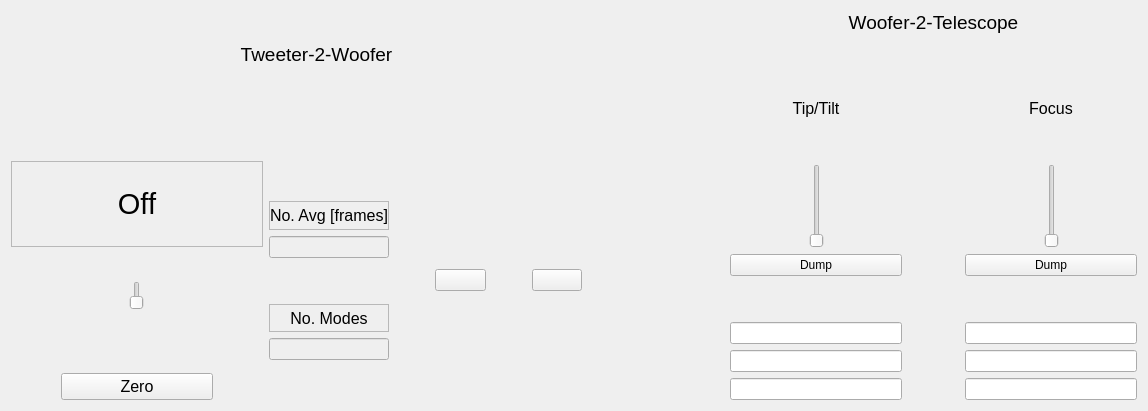
<?xml version="1.0" encoding="UTF-8"?>
<ui version="4.0">
 <class>offloadCtrl</class>
 <widget class="QWidget" name="offloadCtrl">
  <property name="geometry">
   <rect>
    <x>0</x>
    <y>0</y>
    <width>1148</width>
    <height>411</height>
   </rect>
  </property>
  <property name="windowTitle">
   <string>Form</string>
  </property>
  <layout class="QGridLayout" name="gridLayout">
   <item row="0" column="0">
    <layout class="QHBoxLayout" name="horizontalLayout_6" stretch="6,1,4">
     <item>
      <layout class="QVBoxLayout" name="verticalLayout" stretch="3,2,0">
       <item>
        <widget class="QLabel" name="label_Tweeter2Woofer">
         <property name="font">
          <font>
           <pointsize>14</pointsize>
          </font>
         </property>
         <property name="text">
          <string>Tweeter-2-Woofer</string>
         </property>
         <property name="alignment">
          <set>Qt::AlignCenter</set>
         </property>
        </widget>
       </item>
       <item>
        <spacer name="verticalSpacer_3">
         <property name="orientation">
          <enum>Qt::Vertical</enum>
         </property>
         <property name="sizeHint" stdset="0">
          <size>
           <width>20</width>
           <height>40</height>
          </size>
         </property>
        </spacer>
       </item>
       <item>
        <layout class="QHBoxLayout" name="horizontalLayout_2" stretch="5,2,0,1,0,1,0">
         <item>
          <layout class="QVBoxLayout" name="vl_loopStatus" stretch="3,1,1,2,0">
           <item>
            <widget class="QLabel" name="label_offl_state">
             <property name="font">
              <font>
               <pointsize>22</pointsize>
              </font>
             </property>
             <property name="frameShape">
              <enum>QFrame::StyledPanel</enum>
             </property>
             <property name="text">
              <string>Off</string>
             </property>
             <property name="alignment">
              <set>Qt::AlignCenter</set>
             </property>
            </widget>
           </item>
           <item>
            <spacer name="verticalSpacer">
             <property name="orientation">
              <enum>Qt::Vertical</enum>
             </property>
             <property name="sizeHint" stdset="0">
              <size>
               <width>20</width>
               <height>40</height>
              </size>
             </property>
            </spacer>
           </item>
           <item>
            <layout class="QHBoxLayout" name="horizontalLayout_8" stretch="10">
             <item>
              <widget class="xqt::toggleSlider" name="slider_loop">
               <property name="focusPolicy">
                <enum>Qt::NoFocus</enum>
               </property>
              </widget>
             </item>
            </layout>
           </item>
           <item>
            <spacer name="verticalSpacer_2">
             <property name="orientation">
              <enum>Qt::Vertical</enum>
             </property>
             <property name="sizeHint" stdset="0">
              <size>
               <width>20</width>
               <height>40</height>
              </size>
             </property>
            </spacer>
           </item>
           <item>
            <layout class="QHBoxLayout" name="horizontalLayout" stretch="1,3,1">
             <item>
              <spacer name="horizontalSpacer_5">
               <property name="orientation">
                <enum>Qt::Horizontal</enum>
               </property>
               <property name="sizeHint" stdset="0">
                <size>
                 <width>40</width>
                 <height>20</height>
                </size>
               </property>
              </spacer>
             </item>
             <item>
              <widget class="QPushButton" name="button_zero">
               <property name="font">
                <font>
                 <pointsize>12</pointsize>
                </font>
               </property>
               <property name="focusPolicy">
                <enum>Qt::NoFocus</enum>
               </property>
               <property name="text">
                <string>Zero</string>
               </property>
              </widget>
             </item>
             <item>
              <spacer name="horizontalSpacer_6">
               <property name="orientation">
                <enum>Qt::Horizontal</enum>
               </property>
               <property name="sizeHint" stdset="0">
                <size>
                 <width>40</width>
                 <height>20</height>
                </size>
               </property>
              </spacer>
             </item>
            </layout>
           </item>
          </layout>
         </item>
         <item>
          <layout class="QVBoxLayout" name="verticalLayout_2" stretch="0,1,1,0,1,1,0">
           <item>
            <spacer name="verticalSpacer_5">
             <property name="orientation">
              <enum>Qt::Vertical</enum>
             </property>
             <property name="sizeHint" stdset="0">
              <size>
               <width>20</width>
               <height>40</height>
              </size>
             </property>
            </spacer>
           </item>
           <item>
            <widget class="QLabel" name="label_avgInt">
             <property name="font">
              <font>
               <pointsize>12</pointsize>
              </font>
             </property>
             <property name="frameShape">
              <enum>QFrame::StyledPanel</enum>
             </property>
             <property name="text">
              <string>No. Avg [frames]</string>
             </property>
             <property name="alignment">
              <set>Qt::AlignCenter</set>
             </property>
            </widget>
           </item>
           <item>
            <widget class="xqt::statusEntry" name="avgInt">
             <property name="enabled">
              <bool>false</bool>
             </property>
            </widget>
           </item>
           <item>
            <spacer name="verticalSpacer_11">
             <property name="orientation">
              <enum>Qt::Vertical</enum>
             </property>
             <property name="sizeHint" stdset="0">
              <size>
               <width>20</width>
               <height>40</height>
              </size>
             </property>
            </spacer>
           </item>
           <item>
            <widget class="QLabel" name="label_nModes">
             <property name="font">
              <font>
               <pointsize>12</pointsize>
              </font>
             </property>
             <property name="frameShape">
              <enum>QFrame::StyledPanel</enum>
             </property>
             <property name="text">
              <string>No. Modes</string>
             </property>
             <property name="alignment">
              <set>Qt::AlignCenter</set>
             </property>
            </widget>
           </item>
           <item>
            <widget class="xqt::statusEntry" name="nModes">
             <property name="enabled">
              <bool>false</bool>
             </property>
            </widget>
           </item>
           <item>
            <spacer name="verticalSpacer_4">
             <property name="orientation">
              <enum>Qt::Vertical</enum>
             </property>
             <property name="sizeHint" stdset="0">
              <size>
               <width>20</width>
               <height>40</height>
              </size>
             </property>
            </spacer>
           </item>
          </layout>
         </item>
         <item>
          <spacer name="horizontalSpacer">
           <property name="orientation">
            <enum>Qt::Horizontal</enum>
           </property>
           <property name="sizeHint" stdset="0">
            <size>
             <width>40</width>
             <height>20</height>
            </size>
           </property>
          </spacer>
         </item>
         <item>
          <widget class="xqt::gainCtrl" name="gainCtrl"/>
         </item>
         <item>
          <spacer name="horizontalSpacer_2">
           <property name="orientation">
            <enum>Qt::Horizontal</enum>
           </property>
           <property name="sizeHint" stdset="0">
            <size>
             <width>40</width>
             <height>20</height>
            </size>
           </property>
          </spacer>
         </item>
         <item>
          <widget class="xqt::gainCtrl" name="mcCtrl"/>
         </item>
         <item>
          <spacer name="horizontalSpacer_7">
           <property name="orientation">
            <enum>Qt::Horizontal</enum>
           </property>
           <property name="sizeHint" stdset="0">
            <size>
             <width>40</width>
             <height>20</height>
            </size>
           </property>
          </spacer>
         </item>
        </layout>
       </item>
      </layout>
     </item>
     <item>
      <spacer name="horizontalSpacer_12">
       <property name="orientation">
        <enum>Qt::Horizontal</enum>
       </property>
       <property name="sizeHint" stdset="0">
        <size>
         <width>40</width>
         <height>20</height>
        </size>
       </property>
      </spacer>
     </item>
     <item>
      <layout class="QVBoxLayout" name="verticalLayout_5">
       <item>
        <widget class="QLabel" name="label_Woofer2Telescope">
         <property name="font">
          <font>
           <pointsize>14</pointsize>
          </font>
         </property>
         <property name="text">
          <string>Woofer-2-Telescope</string>
         </property>
         <property name="alignment">
          <set>Qt::AlignCenter</set>
         </property>
        </widget>
       </item>
       <item>
        <spacer name="verticalSpacer_10">
         <property name="orientation">
          <enum>Qt::Vertical</enum>
         </property>
         <property name="sizeHint" stdset="0">
          <size>
           <width>20</width>
           <height>40</height>
          </size>
         </property>
        </spacer>
       </item>
       <item>
        <layout class="QHBoxLayout" name="horizontalLayout_5" stretch="3,1,3">
         <item>
          <layout class="QVBoxLayout" name="verticalLayout_3">
           <item>
            <widget class="QLabel" name="labelTT">
             <property name="font">
              <font>
               <pointsize>12</pointsize>
              </font>
             </property>
             <property name="text">
              <string>Tip/Tilt</string>
             </property>
             <property name="alignment">
              <set>Qt::AlignCenter</set>
             </property>
            </widget>
           </item>
           <item>
            <spacer name="verticalSpacer_6">
             <property name="orientation">
              <enum>Qt::Vertical</enum>
             </property>
             <property name="sizeHint" stdset="0">
              <size>
               <width>20</width>
               <height>40</height>
              </size>
             </property>
            </spacer>
           </item>
           <item>
            <layout class="QHBoxLayout" name="horizontalLayout_3">
             <item>
              <spacer name="horizontalSpacer_8">
               <property name="orientation">
                <enum>Qt::Horizontal</enum>
               </property>
               <property name="sizeHint" stdset="0">
                <size>
                 <width>40</width>
                 <height>20</height>
                </size>
               </property>
              </spacer>
             </item>
             <item>
              <widget class="xqt::toggleSlider" name="sliderTelTTEnable">
               <property name="focusPolicy">
                <enum>Qt::NoFocus</enum>
               </property>
              </widget>
             </item>
             <item>
              <spacer name="horizontalSpacer_9">
               <property name="orientation">
                <enum>Qt::Horizontal</enum>
               </property>
               <property name="sizeHint" stdset="0">
                <size>
                 <width>40</width>
                 <height>20</height>
                </size>
               </property>
              </spacer>
             </item>
            </layout>
           </item>
           <item>
            <widget class="QPushButton" name="button_TelTTDump">
             <property name="text">
              <string>Dump</string>
             </property>
            </widget>
           </item>
           <item>
            <spacer name="verticalSpacer_8">
             <property name="orientation">
              <enum>Qt::Vertical</enum>
             </property>
             <property name="sizeHint" stdset="0">
              <size>
               <width>20</width>
               <height>40</height>
              </size>
             </property>
            </spacer>
           </item>
           <item>
            <widget class="xqt::statusEntry" name="telTTGain"/>
           </item>
           <item>
            <widget class="xqt::statusEntry" name="telTTThresh"/>
           </item>
           <item>
            <widget class="xqt::statusEntry" name="telTTAvgInt"/>
           </item>
          </layout>
         </item>
         <item>
          <spacer name="horizontalSpacer_3">
           <property name="orientation">
            <enum>Qt::Horizontal</enum>
           </property>
           <property name="sizeHint" stdset="0">
            <size>
             <width>40</width>
             <height>20</height>
            </size>
           </property>
          </spacer>
         </item>
         <item>
          <layout class="QVBoxLayout" name="verticalLayout_4">
           <item>
            <widget class="QLabel" name="labelFocus">
             <property name="font">
              <font>
               <pointsize>12</pointsize>
              </font>
             </property>
             <property name="text">
              <string>Focus</string>
             </property>
             <property name="alignment">
              <set>Qt::AlignCenter</set>
             </property>
            </widget>
           </item>
           <item>
            <spacer name="verticalSpacer_7">
             <property name="orientation">
              <enum>Qt::Vertical</enum>
             </property>
             <property name="sizeHint" stdset="0">
              <size>
               <width>20</width>
               <height>40</height>
              </size>
             </property>
            </spacer>
           </item>
           <item>
            <layout class="QHBoxLayout" name="horizontalLayout_4">
             <item>
              <spacer name="horizontalSpacer_10">
               <property name="orientation">
                <enum>Qt::Horizontal</enum>
               </property>
               <property name="sizeHint" stdset="0">
                <size>
                 <width>40</width>
                 <height>20</height>
                </size>
               </property>
              </spacer>
             </item>
             <item>
              <widget class="xqt::toggleSlider" name="sliderTelFocusEnable">
               <property name="focusPolicy">
                <enum>Qt::NoFocus</enum>
               </property>
              </widget>
             </item>
             <item>
              <spacer name="horizontalSpacer_11">
               <property name="orientation">
                <enum>Qt::Horizontal</enum>
               </property>
               <property name="sizeHint" stdset="0">
                <size>
                 <width>40</width>
                 <height>20</height>
                </size>
               </property>
              </spacer>
             </item>
            </layout>
           </item>
           <item>
            <widget class="QPushButton" name="button_TelFocusDump">
             <property name="text">
              <string>Dump</string>
             </property>
            </widget>
           </item>
           <item>
            <spacer name="verticalSpacer_9">
             <property name="orientation">
              <enum>Qt::Vertical</enum>
             </property>
             <property name="sizeHint" stdset="0">
              <size>
               <width>20</width>
               <height>40</height>
              </size>
             </property>
            </spacer>
           </item>
           <item>
            <widget class="xqt::statusEntry" name="telFocusGain"/>
           </item>
           <item>
            <widget class="xqt::statusEntry" name="telFocusThresh"/>
           </item>
           <item>
            <widget class="xqt::statusEntry" name="telFocusAvgInt"/>
           </item>
          </layout>
         </item>
        </layout>
       </item>
      </layout>
     </item>
    </layout>
   </item>
  </layout>
 </widget>
 <customwidgets>
  <customwidget>
   <class>xqt::gainCtrl</class>
   <extends>QPushButton</extends>
   <header>../xWidgets/gainCtrl.hpp</header>
  </customwidget>
  <customwidget>
   <class>xqt::toggleSlider</class>
   <extends>QSlider</extends>
   <header>../xWidgets/toggleSlider.hpp</header>
  </customwidget>
  <customwidget>
   <class>xqt::statusEntry</class>
   <extends>QLineEdit</extends>
   <header>statusEntry.hpp</header>
  </customwidget>
 </customwidgets>
 <resources/>
 <connections/>
</ui>
